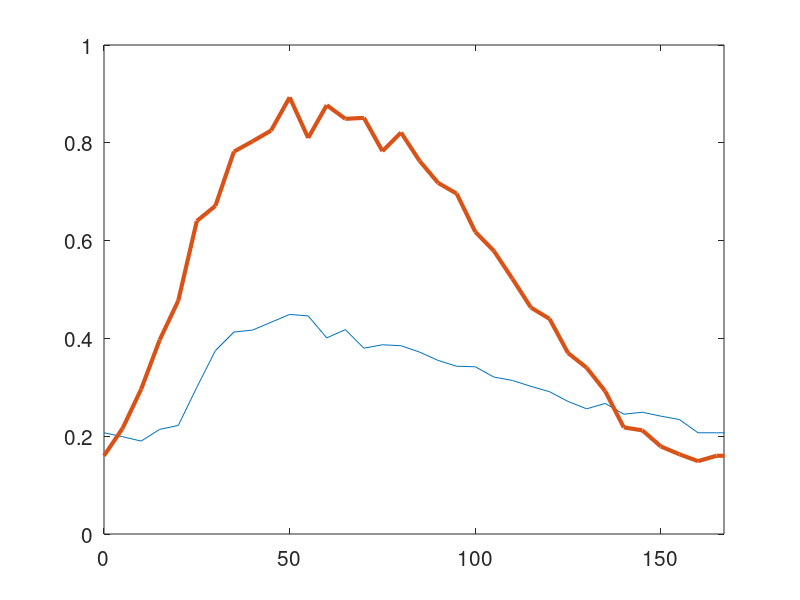

This chart was generated by the following MATLAB code: (Note: this script raises an error after producing the figure.)
function land_rat_tako
 set(0,'defaulttextfontsize',15);
 set(0,'defaultaxesfontsize',15);  

    
 ca=[0.207 0.199 0.190 0.214 0.222 0.300 0.375 0.413 0.417 0.433 0.449 0.446 0.401 0.418 0.380 0.387 0.385 0.372 0.355 0.343 0.342 0.321 0.314 0.302 0.291 0.271 0.256 0.267 0.245 0.249 0.241 0.234 0.207 0.207 0.207];
 cabeta = [0.160 0.216 0.296 0.397 0.477 0.640 0.671 0.782 0.803 0.825 0.893 0.810 0.877 0.849 0.851 0.783 0.821 0.763 0.718 0.696 0.618 0.579 0.522 0.463 0.440 0.370 0.340 0.292 0.218 0.212 0.179 0.163 0.149 0.160 0.160 0.160];
 
 figure(1); plot(5*(0:length(ca)-1),ca,5*(0:length(cabeta)-1),cabeta,'LineWidth',3); xlim([0 167]);
 
 
 [t,y] = ode15s(@(t,y) landrat(t,y,ca,0.6),0:2000,landrat());
 [t,yb] = ode15s(@(t,y) landrat(t,y,cabeta,1),0:2000,landrat());
 
 figure(2); plot(t-2000+167,120*y(:,1),t-2000+167,120*yb(:,1),'LineWidth',3); xlim([0 167])
 
 figure(1); set(gca,'ytick',0:0.2:1);set(gca,'xtick',[0 167]); xlabel('Time (ms)'); ylabel('Ca^{2+} (\mu{}M)');
 legend('Control','\beta-stimulated   .','Location','Best');
 figure(2); set(gca,'ytick',0:20:80);set(gca,'xtick',[0 167]); xlabel('Time (ms)'); ylabel('Active tension (kPa)');

       
 for q=1:2
   
 for i=1:length(ca)-1
   b=(ca(i+1)-ca(i))/5;
   a = ca(i); %-b*5*(i-1); % a+b*5*(i-1) == ca(i) ->   a == ca(i)-b*5*(i-1)
   fprintf('  case mtime <= %d{dimensionless}: %.3f{uM}+(%.3f{uM})*(mtime-%d{dimensionless});\n',5*i,a,b,5*(i-1))
 end
  
 fprintf('  otherwise: %.3f{uM};\n\n\n',ca(1));
 ca=cabeta;
 end
 
 


function [dydt, Tension] = landrat(t,y,Cai,ca50p)
if nargin==0 || isempty(t)  
   dydt=[2e-03 8e-02 0 0]; % PACED NOKO
  return
end

dlambda_dt = 0;
lambda = 1;

Cai = interp1(5*(0:length(Cai)-1),Cai, mod(t,167) );

dydt = zeros(size(y));
%-------------------------------------------------------------------------------
% Parameters
%-------------------------------------------------------------------------------


if nargin >= 4
  ca50 = ca50p;
else
  ca50 = 0.7;    % MODEL DEFAULT = 0.8, SET TO CA
end

Tref = 120;
perm50 = 0.35;
TRPN_n = 2;
koff    = 0.1;
nperm = 5;
kxb = 0.02;
beta_ca = -1.5;
beta_0 = 1.65;


% State Variables
XB   = y(1);
TRPN = max(0,y(2));
Q1 = y(3);
Q2 = y(4);
Q = Q1+Q2;

%-------------------------------------------------------------------------------
% XB model
%-------------------------------------------------------------------------------


lambda = min(1.2,lambda);


ca50= ca50 * (1 + beta_ca*(lambda-1));
dTRPN  = koff * ( (Cai/ca50)^TRPN_n * (1-TRPN) - TRPN);


permtot = sqrt((TRPN/perm50)^nperm);
inprmt= min(100, 1/permtot );

dXB  = kxb*(permtot*(1-XB) - inprmt*XB);


dydt(1)  = dXB;
dydt(2)  = dTRPN;


%-------------------------------------------------------------------------------
% Velocity dependence
%-------------------------------------------------------------------------------

a=0.35;
A_1 = -29;
A_2 = -4 * A_1;

alpha_1 = 0.15;
alpha_2 = 0.5;

dydt(3) = A_1*dlambda_dt-alpha_1*Q1;
dydt(4) = A_2*dlambda_dt-alpha_2*Q2;

if (Q < 0.0)
  Qfac = (a*Q+1.0)/(1.0-Q);
else
  Qfac = (1.0+(a+2.0)*Q)/(1.0+Q);
end

%-------------------------------------------------------------------------------
% Force
%-------------------------------------------------------------------------------

Lfac = max(0, 1 + beta_0 * (lambda + min(0.87,lambda) - 1.87) );
Tension = Qfac * Tref * Lfac * XB;
